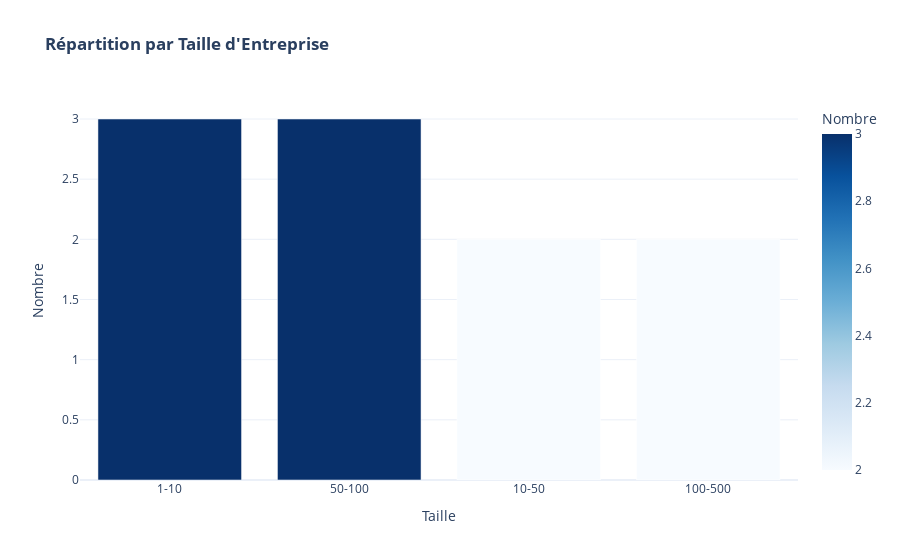
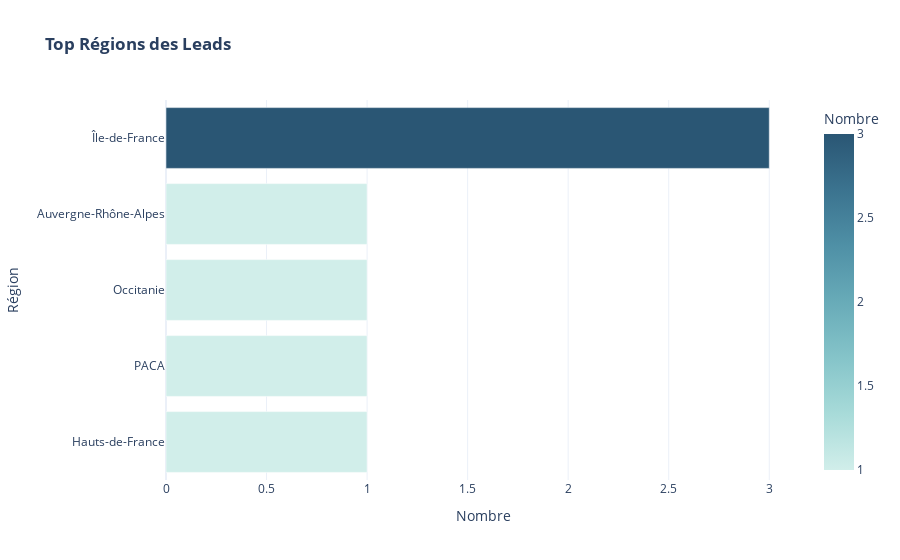

These figures' notebook cell, in order:
### Code cell
# ==============================================================================
# COMPLÉMENT : ANALYSE PAR TAILLE D'ENTREPRISE ET RÉGION
# ==============================================================================
import plotly.express as px

# 1. Analyse par Taille d'Entreprise
df_size = df_merged['company_size'].value_counts().reset_index()
df_size.columns = ['Taille', 'Nombre']

fig_size = px.bar(
    df_size, 
    x='Taille', 
    y='Nombre',
    title="<b>Répartition par Taille d'Entreprise</b>",
    color='Nombre',
    color_continuous_scale='Blues',
    template='plotly_white'
)
fig_size.show()

# 2. Analyse par Région (Top 5)
df_region = df_merged['region'].value_counts().nlargest(5).reset_index()
df_region.columns = ['Région', 'Nombre']

fig_region = px.bar(
    df_region, 
    x='Nombre', 
    y='Région', 
    orientation='h',
    title="<b>Top Régions des Leads</b>",
    color='Nombre',
    color_continuous_scale='Teal',
    template='plotly_white'
)
fig_region.update_layout(yaxis={'categoryorder':'total ascending'}) # Trie du plus grand au plus petit
fig_region.show()

### Figure 1 — Plotly figure (JSON) as saved in the notebook; plotly's stock layout.template omitted (floating-point values rounded to 4 significant figures)
{"data": [{"hovertemplate": "Taille=%{x}<br>Nombre=%{marker.color}<extra></extra>", "legendgroup": "", "marker": {"color": [3, 3, 2, 2], "coloraxis": "coloraxis", "pattern": {"shape": ""}}, "name": "", "orientation": "v", "showlegend": false, "textposition": "auto", "type": "bar", "x": ["1-10", "50-100", "10-50", "100-500"], "xaxis": "x", "y": [3, 3, 2, 2], "yaxis": "y"}], "layout": {"barmode": "relative", "coloraxis": {"colorbar": {"title": {"text": "Nombre"}}, "colorscale": [[0, "rgb(247,251,255)"], [0.125, "rgb(222,235,247)"], [0.25, "rgb(198,219,239)"], [0.375, "rgb(158,202,225)"], [0.5, "rgb(107,174,214)"], [0.625, "rgb(66,146,198)"], [0.75, "rgb(33,113,181)"], [0.875, "rgb(8,81,156)"], [1, "rgb(8,48,107)"]]}, "legend": {"tracegroupgap": 0}, "title": {"text": "<b>Répartition par Taille d'Entreprise</b>"}, "xaxis": {"anchor": "y", "domain": [0, 1], "title": {"text": "Taille"}}, "yaxis": {"anchor": "x", "domain": [0, 1], "title": {"text": "Nombre"}}}}

### Figure 2 — Plotly figure (JSON) as saved in the notebook; plotly's stock layout.template omitted (floating-point values rounded to 4 significant figures)
{"data": [{"hovertemplate": "Nombre=%{marker.color}<br>Région=%{y}<extra></extra>", "legendgroup": "", "marker": {"color": [3, 1, 1, 1, 1], "coloraxis": "coloraxis", "pattern": {"shape": ""}}, "name": "", "orientation": "h", "showlegend": false, "textposition": "auto", "type": "bar", "x": [3, 1, 1, 1, 1], "xaxis": "x", "y": ["Île-de-France", "Hauts-de-France", "PACA", "Occitanie", "Auvergne-Rhône-Alpes"], "yaxis": "y"}], "layout": {"barmode": "relative", "coloraxis": {"colorbar": {"title": {"text": "Nombre"}}, "colorscale": [[0, "rgb(209, 238, 234)"], [0.1667, "rgb(168, 219, 217)"], [0.3333, "rgb(133, 196, 201)"], [0.5, "rgb(104, 171, 184)"], [0.6667, "rgb(79, 144, 166)"], [0.8333, "rgb(59, 115, 143)"], [1, "rgb(42, 86, 116)"]]}, "legend": {"tracegroupgap": 0}, "title": {"text": "<b>Top Régions des Leads</b>"}, "xaxis": {"anchor": "y", "domain": [0, 1], "title": {"text": "Nombre"}}, "yaxis": {"anchor": "x", "categoryorder": "total ascending", "domain": [0, 1], "title": {"text": "Région"}}}}
